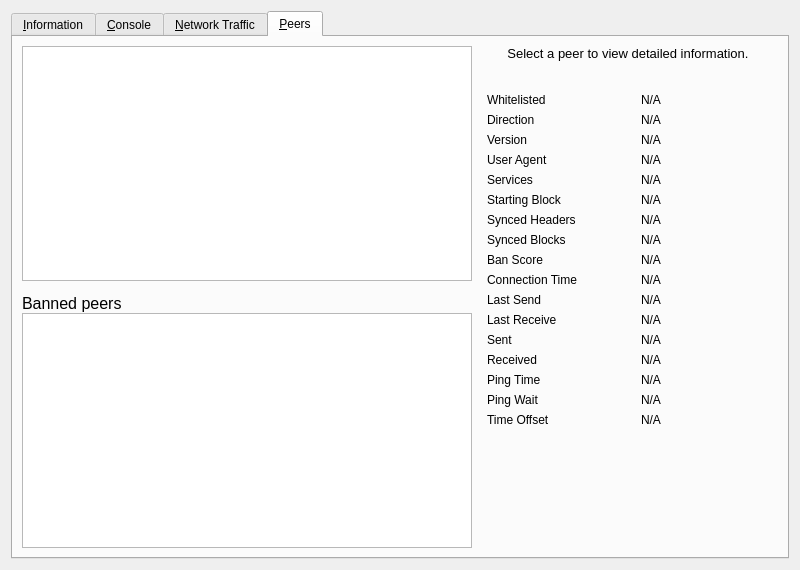
<?xml version="1.0" encoding="UTF-8"?>
<ui version="4.0">
 <class>RPCConsole</class>
 <widget class="QWidget" name="RPCConsole">
  <property name="geometry">
   <rect>
    <x>0</x>
    <y>0</y>
    <width>800</width>
    <height>570</height>
   </rect>
  </property>
  <property name="minimumSize">
   <size>
    <width>800</width>
    <height>0</height>
   </size>
  </property>
  <property name="windowTitle">
   <string>Debug window</string>
  </property>
  <layout class="QVBoxLayout" name="verticalLayout_2">
   <item>
    <widget class="QTabWidget" name="tabWidget">
     <property name="currentIndex">
      <number>3</number>
     </property>
     <widget class="QWidget" name="tab_info">
      <attribute name="title">
       <string>&amp;Information</string>
      </attribute>
      <layout class="QGridLayout" name="gridLayout" columnstretch="0,1,0,0">
       <property name="horizontalSpacing">
        <number>12</number>
       </property>
       <item row="1" column="1">
        <spacer name="horizontalSpacer_2">
         <property name="orientation">
          <enum>Qt::Horizontal</enum>
         </property>
         <property name="sizeType">
          <enum>QSizePolicy::Fixed</enum>
         </property>
         <property name="sizeHint" stdset="0">
          <size>
           <width>100</width>
           <height>20</height>
          </size>
         </property>
        </spacer>
       </item>
       <item row="0" column="0">
        <widget class="QLabel" name="label_9">
         <property name="font">
          <font>
           <weight>75</weight>
           <bold>true</bold>
          </font>
         </property>
         <property name="text">
          <string>General</string>
         </property>
        </widget>
       </item>
       <item row="1" column="0">
        <widget class="QLabel" name="label_6">
         <property name="text">
          <string>Client version</string>
         </property>
        </widget>
       </item>
       <item row="1" column="2" colspan="2">
        <widget class="QLabel" name="clientVersion">
         <property name="cursor">
          <cursorShape>IBeamCursor</cursorShape>
         </property>
         <property name="text">
          <string>N/A</string>
         </property>
         <property name="textFormat">
          <enum>Qt::PlainText</enum>
         </property>
         <property name="textInteractionFlags">
          <set>Qt::LinksAccessibleByMouse|Qt::TextSelectableByKeyboard|Qt::TextSelectableByMouse</set>
         </property>
        </widget>
       </item>
       <item row="2" column="0">
        <widget class="QLabel" name="labelClientUserAgent">
         <property name="text">
          <string>User Agent</string>
         </property>
         <property name="indent">
          <number>10</number>
         </property>
        </widget>
       </item>
       <item row="2" column="2" colspan="2">
        <widget class="QLabel" name="clientUserAgent">
         <property name="cursor">
          <cursorShape>IBeamCursor</cursorShape>
         </property>
         <property name="text">
          <string>N/A</string>
         </property>
         <property name="textFormat">
          <enum>Qt::PlainText</enum>
         </property>
         <property name="textInteractionFlags">
          <set>Qt::LinksAccessibleByMouse|Qt::TextSelectableByKeyboard|Qt::TextSelectableByMouse</set>
         </property>
        </widget>
       </item>
       <item row="3" column="0">
        <widget class="QLabel" name="label_berkeleyDBVersion">
         <property name="text">
          <string>Using BerkeleyDB version</string>
         </property>
         <property name="indent">
          <number>10</number>
         </property>
        </widget>
       </item>
       <item row="3" column="2" colspan="2">
        <widget class="QLabel" name="berkeleyDBVersion">
         <property name="cursor">
          <cursorShape>IBeamCursor</cursorShape>
         </property>
         <property name="text">
          <string>N/A</string>
         </property>
         <property name="textFormat">
          <enum>Qt::PlainText</enum>
         </property>
         <property name="textInteractionFlags">
          <set>Qt::LinksAccessibleByMouse|Qt::TextSelectableByKeyboard|Qt::TextSelectableByMouse</set>
         </property>
        </widget>
       </item>
       <item row="4" column="0">
        <widget class="QLabel" name="label_12">
         <property name="text">
          <string>Datadir</string>
         </property>
        </widget>
       </item>
       <item row="4" column="2" colspan="2">
        <widget class="QLabel" name="dataDir">
         <property name="cursor">
          <cursorShape>IBeamCursor</cursorShape>
         </property>
         <property name="text">
          <string>N/A</string>
         </property>
         <property name="textFormat">
          <enum>Qt::PlainText</enum>
         </property>
         <property name="wordWrap">
          <bool>true</bool>
         </property>
         <property name="textInteractionFlags">
          <set>Qt::LinksAccessibleByMouse|Qt::TextSelectableByKeyboard|Qt::TextSelectableByMouse</set>
         </property>
        </widget>
       </item>
       <item row="5" column="0">
        <widget class="QLabel" name="label_13">
         <property name="text">
          <string>Startup time</string>
         </property>
        </widget>
       </item>
       <item row="5" column="2" colspan="2">
        <widget class="QLabel" name="startupTime">
         <property name="cursor">
          <cursorShape>IBeamCursor</cursorShape>
         </property>
         <property name="text">
          <string>N/A</string>
         </property>
         <property name="textFormat">
          <enum>Qt::PlainText</enum>
         </property>
         <property name="textInteractionFlags">
          <set>Qt::LinksAccessibleByMouse|Qt::TextSelectableByKeyboard|Qt::TextSelectableByMouse</set>
         </property>
        </widget>
       </item>
       <item row="6" column="0">
        <widget class="QLabel" name="labelNetwork">
         <property name="font">
          <font>
           <weight>75</weight>
           <bold>true</bold>
          </font>
         </property>
         <property name="text">
          <string>Network</string>
         </property>
        </widget>
       </item>
       <item row="7" column="0">
        <widget class="QLabel" name="label_8">
         <property name="text">
          <string>Name</string>
         </property>
        </widget>
       </item>
       <item row="7" column="2" colspan="2">
        <widget class="QLabel" name="networkName">
         <property name="cursor">
          <cursorShape>IBeamCursor</cursorShape>
         </property>
         <property name="text">
          <string>N/A</string>
         </property>
         <property name="textFormat">
          <enum>Qt::PlainText</enum>
         </property>
         <property name="textInteractionFlags">
          <set>Qt::LinksAccessibleByMouse|Qt::TextSelectableByKeyboard|Qt::TextSelectableByMouse</set>
         </property>
        </widget>
       </item>
       <item row="8" column="0">
        <widget class="QLabel" name="label_7">
         <property name="text">
          <string>Number of connections</string>
         </property>
        </widget>
       </item>
       <item row="8" column="2" colspan="2">
        <widget class="QLabel" name="numberOfConnections">
         <property name="cursor">
          <cursorShape>IBeamCursor</cursorShape>
         </property>
         <property name="text">
          <string>N/A</string>
         </property>
         <property name="textFormat">
          <enum>Qt::PlainText</enum>
         </property>
         <property name="textInteractionFlags">
          <set>Qt::LinksAccessibleByMouse|Qt::TextSelectableByKeyboard|Qt::TextSelectableByMouse</set>
         </property>
        </widget>
       </item>
       <item row="9" column="0">
        <widget class="QLabel" name="label_10">
         <property name="font">
          <font>
           <weight>75</weight>
           <bold>true</bold>
          </font>
         </property>
         <property name="text">
          <string>Block chain</string>
         </property>
        </widget>
       </item>
       <item row="10" column="0">
        <widget class="QLabel" name="label_3">
         <property name="text">
          <string>Current number of blocks</string>
         </property>
        </widget>
       </item>
       <item row="10" column="2" colspan="2">
        <widget class="QLabel" name="numberOfBlocks">
         <property name="cursor">
          <cursorShape>IBeamCursor</cursorShape>
         </property>
         <property name="text">
          <string>N/A</string>
         </property>
         <property name="textFormat">
          <enum>Qt::PlainText</enum>
         </property>
         <property name="textInteractionFlags">
          <set>Qt::LinksAccessibleByMouse|Qt::TextSelectableByKeyboard|Qt::TextSelectableByMouse</set>
         </property>
        </widget>
       </item>
       <item row="11" column="0">
        <widget class="QLabel" name="labelLastBlockTime">
         <property name="text">
          <string>Last block time</string>
         </property>
        </widget>
       </item>
       <item row="11" column="2" colspan="2">
        <widget class="QLabel" name="lastBlockTime">
         <property name="cursor">
          <cursorShape>IBeamCursor</cursorShape>
         </property>
         <property name="text">
          <string>N/A</string>
         </property>
         <property name="textFormat">
          <enum>Qt::PlainText</enum>
         </property>
         <property name="textInteractionFlags">
          <set>Qt::LinksAccessibleByMouse|Qt::TextSelectableByKeyboard|Qt::TextSelectableByMouse</set>
         </property>
        </widget>
       </item>
       <item row="12" column="0">
        <widget class="QLabel" name="labelMempoolTitle">
         <property name="font">
          <font>
           <weight>75</weight>
           <bold>true</bold>
          </font>
         </property>
         <property name="text">
          <string>Memory Pool</string>
         </property>
        </widget>
       </item>
       <item row="13" column="0">
        <widget class="QLabel" name="labelNumberOfTransactions">
         <property name="text">
          <string>Current number of transactions</string>
         </property>
        </widget>
       </item>
       <item row="13" column="2">
        <widget class="QLabel" name="mempoolNumberTxs">
         <property name="cursor">
          <cursorShape>IBeamCursor</cursorShape>
         </property>
         <property name="text">
          <string>N/A</string>
         </property>
         <property name="textFormat">
          <enum>Qt::PlainText</enum>
         </property>
         <property name="textInteractionFlags">
          <set>Qt::LinksAccessibleByMouse|Qt::TextSelectableByKeyboard|Qt::TextSelectableByMouse</set>
         </property>
        </widget>
       </item>
       <item row="14" column="0">
        <widget class="QLabel" name="labelMemoryUsage">
         <property name="text">
          <string>Memory usage</string>
         </property>
        </widget>
       </item>
       <item row="14" column="2">
        <widget class="QLabel" name="mempoolSize">
         <property name="cursor">
          <cursorShape>IBeamCursor</cursorShape>
         </property>
         <property name="text">
          <string>N/A</string>
         </property>
         <property name="textFormat">
          <enum>Qt::PlainText</enum>
         </property>
         <property name="textInteractionFlags">
          <set>Qt::LinksAccessibleByMouse|Qt::TextSelectableByKeyboard|Qt::TextSelectableByMouse</set>
         </property>
        </widget>
       </item>
       <item row="16" column="0">
        <spacer name="verticalSpacer">
         <property name="orientation">
          <enum>Qt::Vertical</enum>
         </property>
         <property name="sizeType">
          <enum>QSizePolicy::Fixed</enum>
         </property>
         <property name="sizeHint" stdset="0">
          <size>
           <width>20</width>
           <height>40</height>
          </size>
         </property>
        </spacer>
       </item>
       <item row="15" column="0">
        <layout class="QVBoxLayout" name="verticalLayoutDebugButton">
         <property name="spacing">
          <number>3</number>
         </property>
         <item>
          <spacer name="verticalSpacer_2">
           <property name="orientation">
            <enum>Qt::Vertical</enum>
           </property>
           <property name="sizeHint" stdset="0">
            <size>
             <width>10</width>
             <height>5</height>
            </size>
           </property>
          </spacer>
         </item>
         <item>
          <widget class="QLabel" name="labelDebugLogfile">
           <property name="text">
            <string>Debug log file</string>
           </property>
          </widget>
         </item>
         <item>
          <widget class="QPushButton" name="openDebugLogfileButton">
           <property name="toolTip">
            <string>Open the %1 debug log file from the current data directory. This can take a few seconds for large log files.</string>
           </property>
           <property name="text">
            <string>&amp;Open</string>
           </property>
           <property name="autoDefault">
            <bool>false</bool>
           </property>
          </widget>
         </item>
        </layout>
       </item>
      </layout>
     </widget>
     <widget class="QWidget" name="tab_console">
      <attribute name="title">
       <string>&amp;Console</string>
      </attribute>
      <layout class="QVBoxLayout" name="verticalLayout_3">
       <property name="spacing">
        <number>0</number>
       </property>
       <property name="leftMargin">
        <number>0</number>
       </property>
       <property name="topMargin">
        <number>0</number>
       </property>
       <property name="rightMargin">
        <number>0</number>
       </property>
       <property name="bottomMargin">
        <number>0</number>
       </property>
       <item>
        <layout class="QHBoxLayout" name="horizontalLayout">
         <property name="spacing">
          <number>4</number>
         </property>
        </layout>
       </item>
       <item>
        <widget class="QTextEdit" name="messagesWidget">
         <property name="minimumSize">
          <size>
           <width>0</width>
           <height>100</height>
          </size>
         </property>
         <property name="readOnly">
          <bool>true</bool>
         </property>
         <property name="tabKeyNavigation" stdset="0">
          <bool>false</bool>
         </property>
         <property name="columnCount" stdset="0">
          <number>2</number>
         </property>
        </widget>
       </item>
       <item>
        <layout class="QHBoxLayout" name="horizontalLayoutPrompt">
         <property name="spacing">
          <number>3</number>
         </property>
         <item>
          <widget class="QLineEdit" name="lineEdit">
           <property name="placeholderText">
            <string/>
           </property>
          </widget>
         </item>
         <item>
          <widget class="QPushButton" name="clear_Button">
           <property name="sizePolicy">
            <sizepolicy hsizetype="Fixed" vsizetype="Fixed">
             <horstretch>0</horstretch>
             <verstretch>0</verstretch>
            </sizepolicy>
           </property>
           <property name="maximumSize">
            <size>
             <width>16777215</width>
             <height>16777215</height>
            </size>
           </property>
           <property name="toolTip">
            <string>Clear console</string>
           </property>
           <property name="layoutDirection">
            <enum>Qt::LeftToRight</enum>
           </property>
           <property name="text">
            <string/>
           </property>
           <property name="icon">
            <iconset resource="../bitcoin.qrc">
             <normaloff>:/icons/quit</normaloff>:/icons/quit</iconset>
           </property>
           <property name="shortcut">
            <string notr="true">Ctrl+L</string>
           </property>
           <property name="autoDefault">
            <bool>false</bool>
           </property>
           <property name="flat">
            <bool>true</bool>
           </property>
          </widget>
         </item>
        </layout>
       </item>
      </layout>
     </widget>
     <widget class="QWidget" name="tab_nettraffic">
      <attribute name="title">
       <string>&amp;Network Traffic</string>
      </attribute>
      <layout class="QHBoxLayout" name="horizontalLayout_3">
       <item>
        <layout class="QVBoxLayout" name="verticalLayout_4">
         <item>
          <layout class="QHBoxLayout" name="horizontalLayout_4">
           <item>
            <widget class="QLabel" name="label">
             <property name="text">
              <string>Totals: </string>
             </property>
            </widget>
           </item>
           <item>
            <widget class="QLabel" name="LIneGreen">
             <property name="minimumSize">
              <size>
               <width>10</width>
               <height>10</height>
              </size>
             </property>
             <property name="maximumSize">
              <size>
               <width>10</width>
               <height>10</height>
              </size>
             </property>
             <property name="styleSheet">
              <string notr="true">background-color: rgb(106, 221, 92);</string>
             </property>
             <property name="text">
              <string/>
             </property>
            </widget>
           </item>
           <item>
            <widget class="QLabel" name="label_16">
             <property name="text">
              <string>Received</string>
             </property>
            </widget>
           </item>
           <item>
            <widget class="QLabel" name="lblBytesIn">
             <property name="minimumSize">
              <size>
               <width>50</width>
               <height>0</height>
              </size>
             </property>
             <property name="alignment">
              <set>Qt::AlignRight|Qt::AlignTrailing|Qt::AlignVCenter</set>
             </property>
            </widget>
           </item>
           <item>
            <spacer name="horizontalSpacer_3">
             <property name="orientation">
              <enum>Qt::Horizontal</enum>
             </property>
             <property name="sizeType">
              <enum>QSizePolicy::Fixed</enum>
             </property>
             <property name="sizeHint" stdset="0">
              <size>
               <width>40</width>
               <height>20</height>
              </size>
             </property>
            </spacer>
           </item>
           <item>
            <widget class="QLabel" name="LIneRed">
             <property name="minimumSize">
              <size>
               <width>10</width>
               <height>10</height>
              </size>
             </property>
             <property name="maximumSize">
              <size>
               <width>10</width>
               <height>10</height>
              </size>
             </property>
             <property name="styleSheet">
              <string notr="true">background-color: rgb(239, 41, 41);</string>
             </property>
             <property name="text">
              <string/>
             </property>
            </widget>
           </item>
           <item>
            <widget class="QLabel" name="label_17">
             <property name="text">
              <string>Sent</string>
             </property>
            </widget>
           </item>
           <item>
            <widget class="QLabel" name="lblBytesOut">
             <property name="minimumSize">
              <size>
               <width>50</width>
               <height>0</height>
              </size>
             </property>
             <property name="alignment">
              <set>Qt::AlignRight|Qt::AlignTrailing|Qt::AlignVCenter</set>
             </property>
            </widget>
           </item>
           <item>
            <spacer name="horizontalSpacer">
             <property name="orientation">
              <enum>Qt::Horizontal</enum>
             </property>
             <property name="sizeHint" stdset="0">
              <size>
               <width>40</width>
               <height>20</height>
              </size>
             </property>
            </spacer>
           </item>
          </layout>
         </item>
         <item>
          <widget class="TrafficGraphWidget" name="trafficGraph" native="true">
           <property name="sizePolicy">
            <sizepolicy hsizetype="Expanding" vsizetype="Expanding">
             <horstretch>0</horstretch>
             <verstretch>0</verstretch>
            </sizepolicy>
           </property>
          </widget>
         </item>
         <item>
          <layout class="QHBoxLayout" name="horizontalLayout_2">
           <item>
            <widget class="QSlider" name="sldGraphRange">
             <property name="minimum">
              <number>1</number>
             </property>
             <property name="maximum">
              <number>288</number>
             </property>
             <property name="pageStep">
              <number>12</number>
             </property>
             <property name="value">
              <number>6</number>
             </property>
             <property name="orientation">
              <enum>Qt::Horizontal</enum>
             </property>
            </widget>
           </item>
           <item>
            <widget class="QLabel" name="lblGraphRange">
             <property name="minimumSize">
              <size>
               <width>100</width>
               <height>0</height>
              </size>
             </property>
             <property name="alignment">
              <set>Qt::AlignCenter</set>
             </property>
            </widget>
           </item>
           <item>
            <widget class="QPushButton" name="btnClearTrafficGraph">
             <property name="text">
              <string>&amp;Clear</string>
             </property>
             <property name="autoDefault">
              <bool>false</bool>
             </property>
            </widget>
           </item>
          </layout>
         </item>
        </layout>
       </item>
      </layout>
     </widget>
     <widget class="QWidget" name="tab_peers">
      <attribute name="title">
       <string>&amp;Peers</string>
      </attribute>
      <layout class="QGridLayout" name="gridLayout_2">
       <item row="0" column="0" rowspan="2">
        <layout class="QVBoxLayout" name="verticalLayout_101">
         <property name="spacing">
          <number>0</number>
         </property>
         <item>
          <widget class="QTableView" name="peerWidget">
           <property name="horizontalScrollBarPolicy">
            <enum>Qt::ScrollBarAsNeeded</enum>
           </property>
           <property name="tabKeyNavigation">
            <bool>false</bool>
           </property>
           <property name="sortingEnabled">
            <bool>true</bool>
           </property>
           <attribute name="horizontalHeaderHighlightSections">
            <bool>false</bool>
           </attribute>
          </widget>
         </item>
         <item>
          <widget class="QLabel" name="banHeading">
           <property name="sizePolicy">
            <sizepolicy hsizetype="Preferred" vsizetype="Minimum">
             <horstretch>0</horstretch>
             <verstretch>0</verstretch>
            </sizepolicy>
           </property>
           <property name="minimumSize">
            <size>
             <width>300</width>
             <height>32</height>
            </size>
           </property>
           <property name="maximumSize">
            <size>
             <width>16777215</width>
             <height>32</height>
            </size>
           </property>
           <property name="font">
            <font>
             <pointsize>12</pointsize>
            </font>
           </property>
           <property name="cursor">
            <cursorShape>IBeamCursor</cursorShape>
           </property>
           <property name="text">
            <string>Banned peers</string>
           </property>
           <property name="alignment">
            <set>Qt::AlignBottom|Qt::AlignLeading|Qt::AlignLeft</set>
           </property>
           <property name="wordWrap">
            <bool>true</bool>
           </property>
           <property name="textInteractionFlags">
            <set>Qt::NoTextInteraction</set>
           </property>
          </widget>
         </item>
         <item>
          <widget class="QTableView" name="banlistWidget">
           <property name="sizePolicy">
            <sizepolicy hsizetype="Expanding" vsizetype="Expanding">
             <horstretch>0</horstretch>
             <verstretch>0</verstretch>
            </sizepolicy>
           </property>
           <property name="horizontalScrollBarPolicy">
            <enum>Qt::ScrollBarAsNeeded</enum>
           </property>
           <property name="tabKeyNavigation">
            <bool>false</bool>
           </property>
           <property name="sortingEnabled">
            <bool>true</bool>
           </property>
           <attribute name="horizontalHeaderHighlightSections">
            <bool>false</bool>
           </attribute>
          </widget>
         </item>
        </layout>
       </item>
       <item row="0" column="1">
        <widget class="QLabel" name="peerHeading">
         <property name="sizePolicy">
          <sizepolicy hsizetype="Preferred" vsizetype="Minimum">
           <horstretch>0</horstretch>
           <verstretch>0</verstretch>
          </sizepolicy>
         </property>
         <property name="minimumSize">
          <size>
           <width>300</width>
           <height>32</height>
          </size>
         </property>
         <property name="font">
          <font>
           <pointsize>10</pointsize>
          </font>
         </property>
         <property name="cursor">
          <cursorShape>IBeamCursor</cursorShape>
         </property>
         <property name="text">
          <string>Select a peer to view detailed information.</string>
         </property>
         <property name="alignment">
          <set>Qt::AlignHCenter|Qt::AlignTop</set>
         </property>
         <property name="wordWrap">
          <bool>true</bool>
         </property>
         <property name="textInteractionFlags">
          <set>Qt::LinksAccessibleByMouse|Qt::TextSelectableByKeyboard|Qt::TextSelectableByMouse</set>
         </property>
        </widget>
       </item>
       <item row="1" column="1">
        <widget class="QWidget" name="detailWidget" native="true">
         <property name="minimumSize">
          <size>
           <width>300</width>
           <height>0</height>
          </size>
         </property>
         <layout class="QGridLayout" name="gridLayout_3">
          <item row="0" column="0">
           <widget class="QLabel" name="label_30">
            <property name="text">
             <string>Whitelisted</string>
            </property>
           </widget>
          </item>
          <item row="0" column="2">
           <widget class="QLabel" name="peerWhitelisted">
            <property name="cursor">
             <cursorShape>IBeamCursor</cursorShape>
            </property>
            <property name="text">
             <string>N/A</string>
            </property>
            <property name="textFormat">
             <enum>Qt::PlainText</enum>
            </property>
            <property name="textInteractionFlags">
             <set>Qt::LinksAccessibleByMouse|Qt::TextSelectableByKeyboard|Qt::TextSelectableByMouse</set>
            </property>
           </widget>
          </item>
          <item row="1" column="0">
           <widget class="QLabel" name="label_23">
            <property name="text">
             <string>Direction</string>
            </property>
           </widget>
          </item>
          <item row="1" column="2">
           <widget class="QLabel" name="peerDirection">
            <property name="cursor">
             <cursorShape>IBeamCursor</cursorShape>
            </property>
            <property name="text">
             <string>N/A</string>
            </property>
            <property name="textFormat">
             <enum>Qt::PlainText</enum>
            </property>
            <property name="textInteractionFlags">
             <set>Qt::LinksAccessibleByMouse|Qt::TextSelectableByKeyboard|Qt::TextSelectableByMouse</set>
            </property>
           </widget>
          </item>
          <item row="2" column="0">
           <widget class="QLabel" name="label_21">
            <property name="text">
             <string>Version</string>
            </property>
           </widget>
          </item>
          <item row="2" column="2">
           <widget class="QLabel" name="peerVersion">
            <property name="cursor">
             <cursorShape>IBeamCursor</cursorShape>
            </property>
            <property name="text">
             <string>N/A</string>
            </property>
            <property name="textFormat">
             <enum>Qt::PlainText</enum>
            </property>
            <property name="textInteractionFlags">
             <set>Qt::LinksAccessibleByMouse|Qt::TextSelectableByKeyboard|Qt::TextSelectableByMouse</set>
            </property>
           </widget>
          </item>
          <item row="3" column="0">
           <widget class="QLabel" name="label_28">
            <property name="text">
             <string>User Agent</string>
            </property>
           </widget>
          </item>
          <item row="3" column="2">
           <widget class="QLabel" name="peerSubversion">
            <property name="cursor">
             <cursorShape>IBeamCursor</cursorShape>
            </property>
            <property name="text">
             <string>N/A</string>
            </property>
            <property name="textFormat">
             <enum>Qt::PlainText</enum>
            </property>
            <property name="textInteractionFlags">
             <set>Qt::LinksAccessibleByMouse|Qt::TextSelectableByKeyboard|Qt::TextSelectableByMouse</set>
            </property>
           </widget>
          </item>
          <item row="4" column="0">
           <widget class="QLabel" name="label_4">
            <property name="text">
             <string>Services</string>
            </property>
           </widget>
          </item>
          <item row="4" column="2">
           <widget class="QLabel" name="peerServices">
            <property name="cursor">
             <cursorShape>IBeamCursor</cursorShape>
            </property>
            <property name="text">
             <string>N/A</string>
            </property>
            <property name="textFormat">
             <enum>Qt::PlainText</enum>
            </property>
            <property name="textInteractionFlags">
             <set>Qt::LinksAccessibleByMouse|Qt::TextSelectableByKeyboard|Qt::TextSelectableByMouse</set>
            </property>
           </widget>
          </item>
          <item row="5" column="0">
           <widget class="QLabel" name="label_29">
            <property name="text">
             <string>Starting Block</string>
            </property>
           </widget>
          </item>
          <item row="5" column="2">
           <widget class="QLabel" name="peerHeight">
            <property name="cursor">
             <cursorShape>IBeamCursor</cursorShape>
            </property>
            <property name="text">
             <string>N/A</string>
            </property>
            <property name="textFormat">
             <enum>Qt::PlainText</enum>
            </property>
            <property name="textInteractionFlags">
             <set>Qt::LinksAccessibleByMouse|Qt::TextSelectableByKeyboard|Qt::TextSelectableByMouse</set>
            </property>
           </widget>
          </item>
          <item row="6" column="0">
           <widget class="QLabel" name="label_27">
            <property name="text">
             <string>Synced Headers</string>
            </property>
           </widget>
          </item>
          <item row="6" column="2">
           <widget class="QLabel" name="peerSyncHeight">
            <property name="cursor">
             <cursorShape>IBeamCursor</cursorShape>
            </property>
            <property name="text">
             <string>N/A</string>
            </property>
            <property name="textFormat">
             <enum>Qt::PlainText</enum>
            </property>
            <property name="textInteractionFlags">
             <set>Qt::LinksAccessibleByMouse|Qt::TextSelectableByKeyboard|Qt::TextSelectableByMouse</set>
            </property>
           </widget>
          </item>
          <item row="7" column="0">
           <widget class="QLabel" name="label_25">
            <property name="text">
             <string>Synced Blocks</string>
            </property>
           </widget>
          </item>
          <item row="7" column="2">
           <widget class="QLabel" name="peerCommonHeight">
            <property name="cursor">
             <cursorShape>IBeamCursor</cursorShape>
            </property>
            <property name="text">
             <string>N/A</string>
            </property>
            <property name="textFormat">
             <enum>Qt::PlainText</enum>
            </property>
            <property name="textInteractionFlags">
             <set>Qt::LinksAccessibleByMouse|Qt::TextSelectableByKeyboard|Qt::TextSelectableByMouse</set>
            </property>
           </widget>
          </item>
          <item row="8" column="0">
           <widget class="QLabel" name="label_24">
            <property name="text">
             <string>Ban Score</string>
            </property>
           </widget>
          </item>
          <item row="8" column="2">
           <widget class="QLabel" name="peerBanScore">
            <property name="cursor">
             <cursorShape>IBeamCursor</cursorShape>
            </property>
            <property name="text">
             <string>N/A</string>
            </property>
            <property name="textFormat">
             <enum>Qt::PlainText</enum>
            </property>
            <property name="textInteractionFlags">
             <set>Qt::LinksAccessibleByMouse|Qt::TextSelectableByKeyboard|Qt::TextSelectableByMouse</set>
            </property>
           </widget>
          </item>
          <item row="9" column="0">
           <widget class="QLabel" name="label_22">
            <property name="text">
             <string>Connection Time</string>
            </property>
           </widget>
          </item>
          <item row="9" column="2">
           <widget class="QLabel" name="peerConnTime">
            <property name="cursor">
             <cursorShape>IBeamCursor</cursorShape>
            </property>
            <property name="text">
             <string>N/A</string>
            </property>
            <property name="textFormat">
             <enum>Qt::PlainText</enum>
            </property>
            <property name="textInteractionFlags">
             <set>Qt::LinksAccessibleByMouse|Qt::TextSelectableByKeyboard|Qt::TextSelectableByMouse</set>
            </property>
           </widget>
          </item>
          <item row="10" column="0">
           <widget class="QLabel" name="label_15">
            <property name="text">
             <string>Last Send</string>
            </property>
           </widget>
          </item>
          <item row="10" column="2">
           <widget class="QLabel" name="peerLastSend">
            <property name="cursor">
             <cursorShape>IBeamCursor</cursorShape>
            </property>
            <property name="text">
             <string>N/A</string>
            </property>
            <property name="textFormat">
             <enum>Qt::PlainText</enum>
            </property>
            <property name="textInteractionFlags">
             <set>Qt::LinksAccessibleByMouse|Qt::TextSelectableByKeyboard|Qt::TextSelectableByMouse</set>
            </property>
           </widget>
          </item>
          <item row="11" column="0">
           <widget class="QLabel" name="label_19">
            <property name="text">
             <string>Last Receive</string>
            </property>
           </widget>
          </item>
          <item row="11" column="2">
           <widget class="QLabel" name="peerLastRecv">
            <property name="cursor">
             <cursorShape>IBeamCursor</cursorShape>
            </property>
            <property name="text">
             <string>N/A</string>
            </property>
            <property name="textFormat">
             <enum>Qt::PlainText</enum>
            </property>
            <property name="textInteractionFlags">
             <set>Qt::LinksAccessibleByMouse|Qt::TextSelectableByKeyboard|Qt::TextSelectableByMouse</set>
            </property>
           </widget>
          </item>
          <item row="12" column="0">
           <widget class="QLabel" name="label_18">
            <property name="text">
             <string>Sent</string>
            </property>
           </widget>
          </item>
          <item row="12" column="2">
           <widget class="QLabel" name="peerBytesSent">
            <property name="cursor">
             <cursorShape>IBeamCursor</cursorShape>
            </property>
            <property name="text">
             <string>N/A</string>
            </property>
            <property name="textFormat">
             <enum>Qt::PlainText</enum>
            </property>
            <property name="textInteractionFlags">
             <set>Qt::LinksAccessibleByMouse|Qt::TextSelectableByKeyboard|Qt::TextSelectableByMouse</set>
            </property>
           </widget>
          </item>
          <item row="13" column="0">
           <widget class="QLabel" name="label_20">
            <property name="text">
             <string>Received</string>
            </property>
           </widget>
          </item>
          <item row="13" column="2">
           <widget class="QLabel" name="peerBytesRecv">
            <property name="cursor">
             <cursorShape>IBeamCursor</cursorShape>
            </property>
            <property name="text">
             <string>N/A</string>
            </property>
            <property name="textFormat">
             <enum>Qt::PlainText</enum>
            </property>
            <property name="textInteractionFlags">
             <set>Qt::LinksAccessibleByMouse|Qt::TextSelectableByKeyboard|Qt::TextSelectableByMouse</set>
            </property>
           </widget>
          </item>
          <item row="14" column="0">
           <widget class="QLabel" name="label_26">
            <property name="text">
             <string>Ping Time</string>
            </property>
           </widget>
          </item>
          <item row="14" column="2">
           <widget class="QLabel" name="peerPingTime">
            <property name="cursor">
             <cursorShape>IBeamCursor</cursorShape>
            </property>
            <property name="text">
             <string>N/A</string>
            </property>
            <property name="textFormat">
             <enum>Qt::PlainText</enum>
            </property>
            <property name="textInteractionFlags">
             <set>Qt::LinksAccessibleByMouse|Qt::TextSelectableByKeyboard|Qt::TextSelectableByMouse</set>
            </property>
           </widget>
          </item>
          <item row="15" column="0">
           <widget class="QLabel" name="peerPingWaitLabel">
            <property name="toolTip">
             <string>The duration of a currently outstanding ping.</string>
            </property>
            <property name="text">
             <string>Ping Wait</string>
            </property>
           </widget>
          </item>
          <item row="15" column="2">
           <widget class="QLabel" name="peerPingWait">
            <property name="cursor">
             <cursorShape>IBeamCursor</cursorShape>
            </property>
            <property name="text">
             <string>N/A</string>
            </property>
            <property name="textFormat">
             <enum>Qt::PlainText</enum>
            </property>
            <property name="textInteractionFlags">
             <set>Qt::LinksAccessibleByMouse|Qt::TextSelectableByKeyboard|Qt::TextSelectableByMouse</set>
            </property>
           </widget>
          </item>
          <item row="16" column="0">
           <widget class="QLabel" name="label_timeoffset">
            <property name="text">
             <string>Time Offset</string>
            </property>
           </widget>
          </item>
          <item row="16" column="2">
           <widget class="QLabel" name="timeoffset">
            <property name="cursor">
             <cursorShape>IBeamCursor</cursorShape>
            </property>
            <property name="text">
             <string>N/A</string>
            </property>
            <property name="textFormat">
             <enum>Qt::PlainText</enum>
            </property>
            <property name="textInteractionFlags">
             <set>Qt::LinksAccessibleByMouse|Qt::TextSelectableByKeyboard|Qt::TextSelectableByMouse</set>
            </property>
           </widget>
          </item>
          <item row="17" column="1">
           <spacer name="verticalSpacer_3">
            <property name="orientation">
             <enum>Qt::Vertical</enum>
            </property>
            <property name="sizeHint" stdset="0">
             <size>
              <width>20</width>
              <height>40</height>
             </size>
            </property>
           </spacer>
          </item>
         </layout>
        </widget>
       </item>
      </layout>
     </widget>
    </widget>
   </item>
  </layout>
 </widget>
 <customwidgets>
  <customwidget>
   <class>TrafficGraphWidget</class>
   <extends>QWidget</extends>
   <header>trafficgraphwidget.h</header>
   <container>1</container>
   <slots>
    <slot>clear()</slot>
   </slots>
  </customwidget>
 </customwidgets>
 <resources>
  <include location="../bitcoin.qrc"/>
 </resources>
 <connections/>
</ui>
